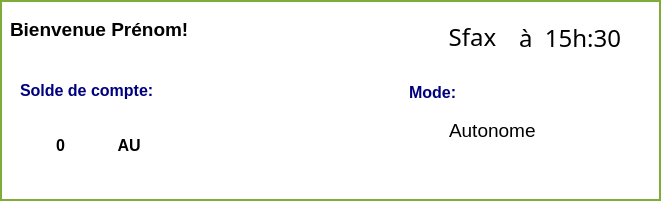
     <widget class="QWidget" name="SolarPanel" native="true">
      <property name="geometry">
       <rect>
        <x>10</x>
        <y>98</y>
        <width>661</width>
        <height>201</height>
       </rect>
      </property>
      <property name="styleSheet">
       <string notr="true">background-color: rgb(255, 255, 255);border:2px solid rgb(125, 172, 56);</string>
      </property>
      <widget class="QLabel" name="label_11">
       <property name="geometry">
        <rect>
         <x>20</x>
         <y>80</y>
         <width>151</width>
         <height>21</height>
        </rect>
       </property>
       <property name="font">
        <font>
         <pointsize>12</pointsize>
         <weight>75</weight>
         <bold>true</bold>
        </font>
       </property>
       <property name="styleSheet">
        <string notr="true">color: rgb(0, 0, 127);border:0px ;</string>
       </property>
       <property name="text">
        <string>Solde de compte:</string>
       </property>
      </widget>
      <widget class="QLabel" name="solde">
       <property name="geometry">
        <rect>
         <x>50</x>
         <y>130</y>
         <width>231</width>
         <height>31</height>
        </rect>
       </property>
       <property name="font">
        <font>
         <pointsize>12</pointsize>
         <weight>75</weight>
         <bold>true</bold>
        </font>
       </property>
       <property name="styleSheet">
        <string notr="true">border-color: rgb(255, 255, 255);color:rgb(0, 0, 0)</string>
       </property>
       <property name="text">
        <string>0            AU</string>
       </property>
      </widget>
      <widget class="QLabel" name="bienvenue">
       <property name="geometry">
        <rect>
         <x>10</x>
         <y>14</y>
         <width>321</width>
         <height>31</height>
        </rect>
       </property>
       <property name="font">
        <font>
         <pointsize>14</pointsize>
         <weight>75</weight>
         <bold>true</bold>
         <underline>false</underline>
        </font>
       </property>
       <property name="styleSheet">
        <string notr="true">color: rgb(0, 0, 0);border:0px;</string>
       </property>
       <property name="text">
        <string>Bienvenue Prénom!</string>
       </property>
      </widget>
      <widget class="QLabel" name="label_28">
       <property name="geometry">
        <rect>
         <x>230</x>
         <y>90</y>
         <width>71</width>
         <height>71</height>
        </rect>
       </property>
       <property name="styleSheet">
        <string notr="true">color: rgb(0, 0, 0);border:0px;</string>
       </property>
       <property name="text">
        <string/>
       </property>
       <property name="pixmap">
        <pixmap>images/money.jpg</pixmap>
       </property>
       <property name="scaledContents">
        <bool>true</bool>
       </property>
      </widget>
      <widget class="QLabel" name="label_81">
       <property name="geometry">
        <rect>
         <x>409</x>
         <y>80</y>
         <width>111</width>
         <height>25</height>
        </rect>
       </property>
       <property name="font">
        <font>
         <pointsize>12</pointsize>
         <weight>75</weight>
         <bold>true</bold>
        </font>
       </property>
       <property name="styleSheet">
        <string notr="true">color: rgb(0, 0, 127);border:0px ;</string>
       </property>
       <property name="text">
        <string>Mode:</string>
       </property>
      </widget>
      <widget class="QLabel" name="mode">
       <property name="geometry">
        <rect>
         <x>449</x>
         <y>120</y>
         <width>91</width>
         <height>21</height>
        </rect>
       </property>
       <property name="font">
        <font>
         <family>Arial</family>
         <pointsize>14</pointsize>
         <italic>false</italic>
        </font>
       </property>
       <property name="styleSheet">
        <string notr="true">border:0px ;color: rbg(0,0,0);</string>
       </property>
       <property name="text">
        <string>Autonome</string>
       </property>
      </widget>
      <widget class="QLabel" name="label_6">
       <property name="geometry">
        <rect>
         <x>403</x>
         <y>19</y>
         <width>31</width>
         <height>31</height>
        </rect>
       </property>
       <property name="styleSheet">
        <string notr="true">border:0px ;</string>
       </property>
       <property name="text">
        <string/>
       </property>
       <property name="pixmap">
        <pixmap>images/loc.jpg</pixmap>
       </property>
       <property name="scaledContents">
        <bool>true</bool>
       </property>
      </widget>
      <widget class="QLabel" name="Localisation">
       <property name="geometry">
        <rect>
         <x>432</x>
         <y>22</y>
         <width>81</width>
         <height>30</height>
        </rect>
       </property>
       <property name="font">
        <font>
         <family>Arial Rounded MT Bold</family>
         <pointsize>18</pointsize>
         <weight>50</weight>
         <bold>false</bold>
        </font>
       </property>
       <property name="styleSheet">
        <string notr="true">color: rgb(0, 0, 0);border:0px ;</string>
       </property>
       <property name="text">
        <string>Sfax</string>
       </property>
       <property name="alignment">
        <set>Qt::AlignCenter</set>
       </property>
      </widget>
      <widget class="QLabel" name="hour">
       <property name="geometry">
        <rect>
         <x>519</x>
         <y>27</y>
         <width>111</width>
         <height>21</height>
        </rect>
       </property>
       <property name="font">
        <font>
         <family>Arial Rounded MT Bold</family>
         <pointsize>18</pointsize>
        </font>
       </property>
       <property name="styleSheet">
        <string notr="true">color:rgb(0, 0, 0);border:0px ;</string>
       </property>
       <property name="text">
        <string>à  15h:30</string>
       </property>
      </widget>
     </widget>
